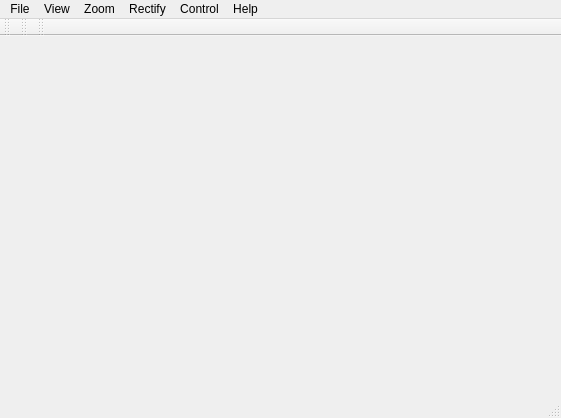
<?xml version="1.0" encoding="UTF-8"?>
<ui version="4.0">
 <class>rectify_window</class>
 <widget class="QMainWindow" name="rectify_window">
  <property name="geometry">
   <rect>
    <x>0</x>
    <y>0</y>
    <width>561</width>
    <height>418</height>
   </rect>
  </property>
  <property name="font">
   <font>
    <family>メイリオ</family>
   </font>
  </property>
  <property name="acceptDrops">
   <bool>true</bool>
  </property>
  <property name="windowTitle">
   <string>pixPLOT - Rectification</string>
  </property>
  <property name="windowIcon">
   <iconset resource="QtRectify.qrc">
    <normaloff>:/images/rectify1.png</normaloff>:/images/rectify1.png</iconset>
  </property>
  <widget class="QWidget" name="centralwidget"/>
  <widget class="QStatusBar" name="statusbar">
   <property name="font">
    <font>
     <family>ＭＳ Ｐゴシック</family>
    </font>
   </property>
  </widget>
  <widget class="QToolBar" name="mainToolBar">
   <property name="windowTitle">
    <string>toolBar</string>
   </property>
   <attribute name="toolBarArea">
    <enum>TopToolBarArea</enum>
   </attribute>
   <attribute name="toolBarBreak">
    <bool>false</bool>
   </attribute>
  </widget>
  <widget class="QToolBar" name="viewToolBar">
   <property name="font">
    <font>
     <family>ＭＳ Ｐゴシック</family>
    </font>
   </property>
   <property name="windowTitle">
    <string>toolBar</string>
   </property>
   <attribute name="toolBarArea">
    <enum>TopToolBarArea</enum>
   </attribute>
   <attribute name="toolBarBreak">
    <bool>false</bool>
   </attribute>
  </widget>
  <widget class="QMenuBar" name="menubar">
   <property name="geometry">
    <rect>
     <x>0</x>
     <y>0</y>
     <width>561</width>
     <height>21</height>
    </rect>
   </property>
   <property name="font">
    <font>
     <family>Arial</family>
    </font>
   </property>
   <widget class="QMenu" name="menuFile">
    <property name="font">
     <font>
      <family>Arial</family>
     </font>
    </property>
    <property name="title">
     <string>File</string>
    </property>
    <addaction name="action_file_select_image_pair"/>
    <addaction name="action_file_save_image_pair"/>
    <addaction name="action_file_save_anaglyph"/>
    <addaction name="separator"/>
    <addaction name="action_file_properties"/>
    <addaction name="action_file_exit"/>
    <addaction name="separator"/>
   </widget>
   <widget class="QMenu" name="menuView">
    <property name="title">
     <string>View</string>
    </property>
    <addaction name="action_view_original_image"/>
    <addaction name="action_view_rectified_images"/>
   </widget>
   <widget class="QMenu" name="menuHelp">
    <property name="title">
     <string>Help</string>
    </property>
    <addaction name="action_help_help"/>
    <addaction name="action_help_about"/>
   </widget>
   <widget class="QMenu" name="menuControl">
    <property name="title">
     <string>Control</string>
    </property>
   </widget>
   <widget class="QMenu" name="menuZoom">
    <property name="title">
     <string>Zoom</string>
    </property>
    <addaction name="action_zoom_recneter"/>
    <addaction name="action_zoom_real_size"/>
    <addaction name="separator"/>
    <addaction name="action_zoom_zoom_up"/>
    <addaction name="action_zoom_zoom_down"/>
    <addaction name="separator"/>
    <addaction name="action_zoom_scroll_up"/>
    <addaction name="action_zoom_scroll_down"/>
    <addaction name="action_zoom_scroll_left"/>
    <addaction name="action_zoom_scroll_right"/>
   </widget>
   <widget class="QMenu" name="menuRectify">
    <property name="title">
     <string>Rectify</string>
    </property>
    <widget class="QMenu" name="menuRectifyAnalyze">
     <property name="title">
      <string>Analyze</string>
     </property>
     <addaction name="action_rectify_generate_control_points"/>
     <addaction name="action_rectify_stereo_rectification"/>
     <addaction name="separator"/>
     <addaction name="action_rectify_hit_and_match"/>
    </widget>
    <addaction name="action_rectify_all_rectification"/>
    <addaction name="separator"/>
    <addaction name="action_rectify_show_control_points"/>
    <addaction name="action_rectify_horizontal_check_line"/>
    <addaction name="menuRectifyAnalyze"/>
   </widget>
   <addaction name="menuFile"/>
   <addaction name="menuView"/>
   <addaction name="menuZoom"/>
   <addaction name="menuRectify"/>
   <addaction name="menuControl"/>
   <addaction name="menuHelp"/>
  </widget>
  <widget class="QToolBar" name="zoomFrameToolBar">
   <property name="font">
    <font>
     <family>ＭＳ Ｐゴシック</family>
    </font>
   </property>
   <property name="windowTitle">
    <string>toolBar</string>
   </property>
   <attribute name="toolBarArea">
    <enum>TopToolBarArea</enum>
   </attribute>
   <attribute name="toolBarBreak">
    <bool>false</bool>
   </attribute>
  </widget>
  <action name="action_file_properties">
   <property name="icon">
    <iconset resource="QtRectify.qrc">
     <normaloff>:/images/file_options.png</normaloff>:/images/file_options.png</iconset>
   </property>
   <property name="text">
    <string>Properties</string>
   </property>
   <property name="font">
    <font>
     <family>Arial</family>
    </font>
   </property>
   <property name="shortcut">
    <string>F8</string>
   </property>
  </action>
  <action name="action_file_exit">
   <property name="text">
    <string>Exit</string>
   </property>
   <property name="font">
    <font>
     <family>Arial</family>
    </font>
   </property>
  </action>
  <action name="action_view_first_image">
   <property name="icon">
    <iconset resource="QtRectify.qrc">
     <normaloff>:/images/show_first.png</normaloff>:/images/show_first.png</iconset>
   </property>
   <property name="text">
    <string>Left Image</string>
   </property>
   <property name="shortcut">
    <string>F</string>
   </property>
  </action>
  <action name="action_view_second_image">
   <property name="icon">
    <iconset resource="QtRectify.qrc">
     <normaloff>:/images/show_second.png</normaloff>:/images/show_second.png</iconset>
   </property>
   <property name="text">
    <string>Right Image</string>
   </property>
   <property name="shortcut">
    <string>S</string>
   </property>
  </action>
  <action name="action_help_about">
   <property name="text">
    <string>About pixRectify</string>
   </property>
  </action>
  <action name="action_file_select_image_pair">
   <property name="icon">
    <iconset resource="QtRectify.qrc">
     <normaloff>:/images/file_open_files.png</normaloff>:/images/file_open_files.png</iconset>
   </property>
   <property name="text">
    <string>Select Images</string>
   </property>
   <property name="font">
    <font>
     <family>Arial</family>
    </font>
   </property>
  </action>
  <action name="action_zoom_real_size">
   <property name="icon">
    <iconset resource="QtRectify.qrc">
     <normaloff>:/images/zoom_real.png</normaloff>:/images/zoom_real.png</iconset>
   </property>
   <property name="text">
    <string>Real Size</string>
   </property>
   <property name="shortcut">
    <string>0</string>
   </property>
  </action>
  <action name="action_zoom_recneter">
   <property name="icon">
    <iconset resource="QtRectify.qrc">
     <normaloff>:/images/zoom_recenter.png</normaloff>:/images/zoom_recenter.png</iconset>
   </property>
   <property name="text">
    <string>Show the Whole Image</string>
   </property>
   <property name="shortcut">
    <string>5</string>
   </property>
  </action>
  <action name="action_zoom_zoom_up">
   <property name="icon">
    <iconset resource="QtRectify.qrc">
     <normaloff>:/images/zoom_up.png</normaloff>:/images/zoom_up.png</iconset>
   </property>
   <property name="text">
    <string>Zoom +</string>
   </property>
   <property name="shortcut">
    <string>+</string>
   </property>
  </action>
  <action name="action_zoom_zoom_down">
   <property name="icon">
    <iconset resource="QtRectify.qrc">
     <normaloff>:/images/zoom_down.png</normaloff>:/images/zoom_down.png</iconset>
   </property>
   <property name="text">
    <string>Zoom -</string>
   </property>
   <property name="shortcut">
    <string>-</string>
   </property>
  </action>
  <action name="action_zoom_scroll_up">
   <property name="text">
    <string>Above</string>
   </property>
   <property name="shortcut">
    <string>8</string>
   </property>
  </action>
  <action name="action_zoom_scroll_down">
   <property name="text">
    <string>Bottom</string>
   </property>
   <property name="shortcut">
    <string>2</string>
   </property>
  </action>
  <action name="action_zoom_scroll_left">
   <property name="text">
    <string>Left</string>
   </property>
   <property name="shortcut">
    <string>4</string>
   </property>
  </action>
  <action name="action_zoom_scroll_right">
   <property name="text">
    <string>Right</string>
   </property>
   <property name="shortcut">
    <string>6</string>
   </property>
  </action>
  <action name="action_rectify_generate_control_points">
   <property name="text">
    <string>[1] Compute Rectification</string>
   </property>
  </action>
  <action name="action_rectify_stereo_rectification">
   <property name="text">
    <string>[2] Stereo Rectification</string>
   </property>
  </action>
  <action name="action_rectify_show_control_points">
   <property name="icon">
    <iconset resource="QtRectify.qrc">
     <normaloff>:/images/show_wiper_tags.png</normaloff>:/images/show_wiper_tags.png</iconset>
   </property>
   <property name="text">
    <string>Show Control Points</string>
   </property>
  </action>
  <action name="action_view_original_image">
   <property name="icon">
    <iconset resource="QtRectify.qrc">
     <normaloff>:/images/show_first.png</normaloff>:/images/show_first.png</iconset>
   </property>
   <property name="text">
    <string>Original Images</string>
   </property>
  </action>
  <action name="action_view_rectified_images">
   <property name="icon">
    <iconset resource="QtRectify.qrc">
     <normaloff>:/images/show_second.png</normaloff>:/images/show_second.png</iconset>
   </property>
   <property name="text">
    <string>Rectified Images</string>
   </property>
  </action>
  <action name="action_rectify_horizontal_check_line">
   <property name="icon">
    <iconset resource="QtRectify.qrc">
     <normaloff>:/images/show_wiper_hor.png</normaloff>:/images/show_wiper_hor.png</iconset>
   </property>
   <property name="text">
    <string>Show Epipolar LIne</string>
   </property>
  </action>
  <action name="action_file_save_image_pair">
   <property name="icon">
    <iconset resource="QtRectify.qrc">
     <normaloff>:/images/file_save_files.png</normaloff>:/images/file_save_files.png</iconset>
   </property>
   <property name="text">
    <string>Save Rectified Right Image</string>
   </property>
  </action>
  <action name="action_file_save_anaglyph">
   <property name="icon">
    <iconset resource="QtRectify.qrc">
     <normaloff>:/images/file_save_anaglyph.png</normaloff>:/images/file_save_anaglyph.png</iconset>
   </property>
   <property name="text">
    <string>Create Anaglyph Image</string>
   </property>
  </action>
  <action name="action_rectify_all_rectification">
   <property name="text">
    <string> Rectification</string>
   </property>
  </action>
  <action name="action_rectify_hit_and_match">
   <property name="text">
    <string>Hit and Match</string>
   </property>
  </action>
  <action name="action_help_help">
   <property name="text">
    <string>Help</string>
   </property>
  </action>
 </widget>
 <resources>
  <include location="QtRectify.qrc"/>
 </resources>
 <connections/>
</ui>
